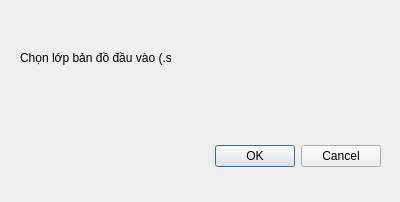
<?xml version="1.0" encoding="UTF-8"?>
<ui version="4.0">
 <class>Dialog_XayDungCSDL</class>
 <widget class="QDialog" name="Dialog_XayDungCSDL">
  <property name="geometry">
   <rect>
    <x>0</x>
    <y>0</y>
    <width>400</width>
    <height>202</height>
   </rect>
  </property>
  <property name="windowTitle">
   <string>v5PFES - Xây dựng cơ sở dữ liệu</string>
  </property>
  <widget class="QDialogButtonBox" name="buttonBox">
   <property name="geometry">
    <rect>
     <x>40</x>
     <y>140</y>
     <width>341</width>
     <height>32</height>
    </rect>
   </property>
   <property name="orientation">
    <enum>Qt::Horizontal</enum>
   </property>
   <property name="standardButtons">
    <set>QDialogButtonBox::Cancel|QDialogButtonBox::Ok</set>
   </property>
  </widget>
  <widget class="QgsFileWidget" name="inPath">
   <property name="geometry">
    <rect>
     <x>20</x>
     <y>70</y>
     <width>361</width>
     <height>27</height>
    </rect>
   </property>
   <property name="filter">
    <string>Shape file (*.shp)</string>
   </property>
  </widget>
  <widget class="QLabel" name="label">
   <property name="geometry">
    <rect>
     <x>20</x>
     <y>50</y>
     <width>151</width>
     <height>16</height>
    </rect>
   </property>
   <property name="text">
    <string>Chọn lớp bản đồ đầu vào (.shp)</string>
   </property>
  </widget>
 </widget>
 <customwidgets>
  <customwidget>
   <class>QgsFileWidget</class>
   <extends>QWidget</extends>
   <header>qgsfilewidget.h</header>
  </customwidget>
 </customwidgets>
 <resources/>
 <connections>
  <connection>
   <sender>buttonBox</sender>
   <signal>accepted()</signal>
   <receiver>Dialog_XayDungCSDL</receiver>
   <slot>accept()</slot>
   <hints>
    <hint type="sourcelabel">
     <x>248</x>
     <y>254</y>
    </hint>
    <hint type="destinationlabel">
     <x>157</x>
     <y>274</y>
    </hint>
   </hints>
  </connection>
  <connection>
   <sender>buttonBox</sender>
   <signal>rejected()</signal>
   <receiver>Dialog_XayDungCSDL</receiver>
   <slot>reject()</slot>
   <hints>
    <hint type="sourcelabel">
     <x>316</x>
     <y>260</y>
    </hint>
    <hint type="destinationlabel">
     <x>286</x>
     <y>274</y>
    </hint>
   </hints>
  </connection>
 </connections>
</ui>
